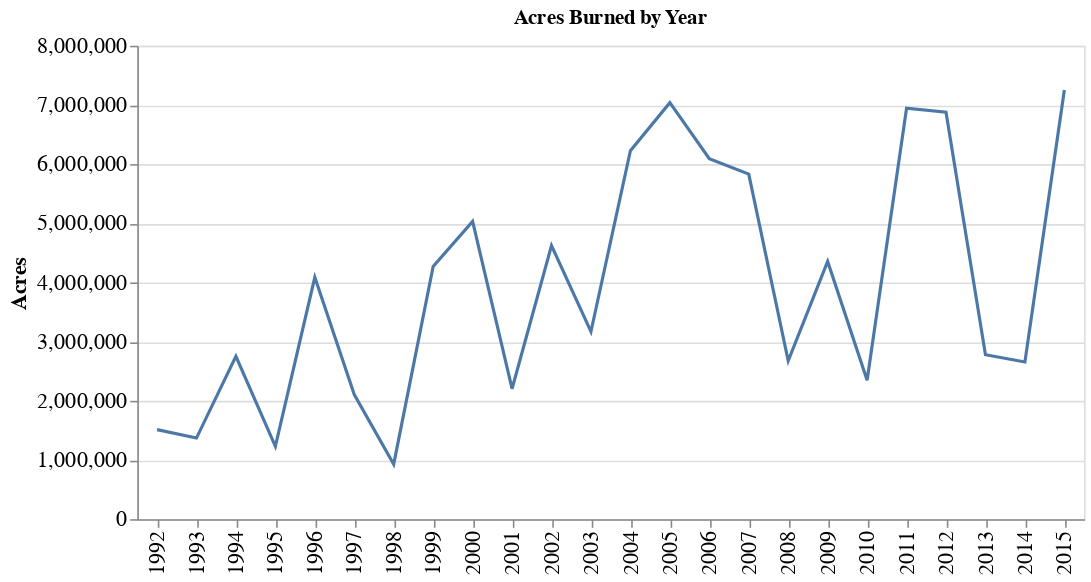

This figure's notebook cell:
### Markdown cell above
#### Number of Acres Burned by Year

### Code cell
acres_by_year = pd.DataFrame(fires.groupby(['FIRE_YEAR']).FIRE_SIZE.sum().sort_values(ascending=False)).reset_index()
acres_by_year.rename(columns={'FIRE_SIZE': 'Acres'}, inplace=True)

alt.Chart(acres_by_year).mark_line().encode(
    alt.X('FIRE_YEAR:N', title=None),
    alt.Y('Acres'),
).properties(
    title=f'Acres Burned by Year',
    width=600,
    height=300,
).configure_axis(
    labelFontSize=14,
    titleFontSize=14
)

### Figure 1 — Vega-Lite specification as saved in the notebook (floating-point values rounded to 4 significant figures)
{"config": {"view": {"continuousWidth": 400, "continuousHeight": 300}, "axis": {"labelFontSize": 14, "titleFontSize": 14}}, "data": {"name": "data-4d285d4e26ec7d91ccefd279050ad17b"}, "mark": "line", "encoding": {"x": {"field": "FIRE_YEAR", "title": null, "type": "nominal"}, "y": {"field": "Acres", "type": "quantitative"}}, "height": 300, "title": "Acres Burned by Year", "width": 600, "$schema": "https://vega.github.io/schema/vega-lite/v4.17.0.json", "datasets": {"data-4d285d4e26ec7d91ccefd279050ad17b": [{"FIRE_YEAR": 2015, "Acres": 7253000.0}, {"FIRE_YEAR": 2005, "Acres": 7038000.0}, {"FIRE_YEAR": 2011, "Acres": 6945000.0}, {"FIRE_YEAR": 2012, "Acres": 6878000.0}, {"FIRE_YEAR": 2004, "Acres": 6225000.0}, {"FIRE_YEAR": 2006, "Acres": 6091000.0}, {"FIRE_YEAR": 2007, "Acres": 5831000.0}, {"FIRE_YEAR": 2000, "Acres": 5033000.0}, {"FIRE_YEAR": 2002, "Acres": 4624000.0}, {"FIRE_YEAR": 2009, "Acres": 4356000.0}, {"FIRE_YEAR": 1999, "Acres": 4269000.0}, {"FIRE_YEAR": 1996, "Acres": 4086000.0}, {"FIRE_YEAR": 2003, "Acres": 3170000.0}, {"FIRE_YEAR": 2013, "Acres": 2779000.0}, {"FIRE_YEAR": 1994, "Acres": 2753000.0}, {"FIRE_YEAR": 2008, "Acres": 2677000.0}, {"FIRE_YEAR": 2014, "Acres": 2657000.0}, {"FIRE_YEAR": 2010, "Acres": 2349000.0}, {"FIRE_YEAR": 2001, "Acres": 2204000.0}, {"FIRE_YEAR": 1997, "Acres": 2106000.0}, {"FIRE_YEAR": 1992, "Acres": 1512000.0}, {"FIRE_YEAR": 1993, "Acres": 1370000.0}, {"FIRE_YEAR": 1995, "Acres": 1230000.0}, {"FIRE_YEAR": 1998, "Acres": 929400.0}]}}
